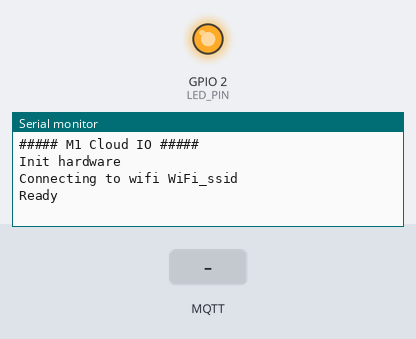
Recording of a sketch running on a simulated ESP8266 (Wemos D1 mini). Shown: output pins drawn as LEDs (lit = HIGH), the last lines printed to the serial monitor. The test bench sets the inputs (shaded band). WiFi joins after 1.5 s; servers stay silent unless stated; no MQTT or app messages arrive unless stated.

Above: at 3.2 s.
3.3 s: MQTT message "1" arrives on the first subscribed topic
At 6.0 s:
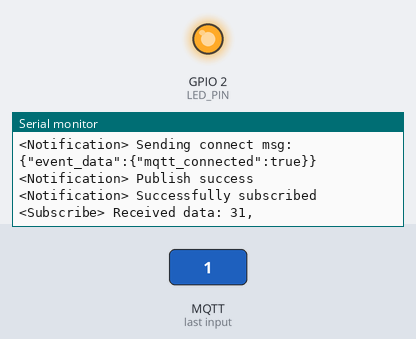
6.3 s: MQTT message "on" arrives on the first subscribed topic
At 7.5 s:
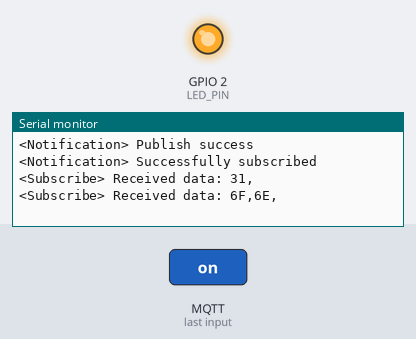
7.8 s: MQTT message "off" arrives on the first subscribed topic
At 9.0 s:
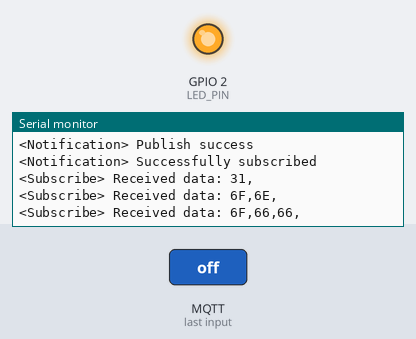

The sketch:

omron_esp8266_m1_cloud.ino
```cpp
#include <PubSubClient.h>
#include <ESP8266WiFi.h>
#include <WiFiClientSecure.h>
#include <SoftwareSerial.h>
#include <ArduinoJson.h>

// Timer to keep track of heartbeat
static unsigned long heartbeat_timer = 0;
static bool wifiConnected = false;
static bool mqttConnected = false;
static unsigned long lastReconnectAttempt = 0;
static unsigned long lastReconnectError = 0;

// Variables for omron
static bool omron_response = false;
static unsigned long omron_start_time = 0;
static unsigned long send_command_start_time = 0;
static unsigned long omron_response_length = 0;
const int command_length = 7;
byte command[command_length] = {0xFE, 0x4, 0x3, 0x0, 0x34, 0x1, 0x0};

// Pin Definition
// Wemos LED
const int LED_PIN = 2;

// RX (D2) | TX (D1)
SoftwareSerial ESPserial(4, 5);

// Use for secure TLS MQTT
WiFiClientSecure wifiClient;

// WiFi Credentials
char wifi_ssid[50]="WiFi_ssid";
char wifi_password[50]="WiFi_password";

// MQTT Connection info
char server[30] = "mqtt.mediumone.com";
int port = 61620;

char project_mqtt[20] = "Project_MQTT_ID";
char api_key[50] = "API_key";
char username[50] = "User_MQTT_ID";
char password[50]="User_password";

char pub_topic[100]="";
char sub_topic[100]="";
char mqtt_username[100]="";
char mqtt_password[150]="";

// Setup function
void setup() {
  Serial.begin(9600);
  ESPserial.begin(9600);

  while(!Serial){}

  delay(2000);
  Serial.println("");
  Serial.println("##### M1 Cloud IO #####");
  Serial.println("Init hardware");
  pinMode(LED_PIN, OUTPUT);
  digitalWrite(LED_PIN, HIGH);

  // Connect to the WiFi.
  wifiConnect();

  // Setup
  setMQTTPassword();
  setMQTTUsername();
  setPubTopic();
  setSubTopic();

  Serial.println("Ready");
}

// Connect WiFi function
void wifiConnect() {
  wifiConnected = false;
  digitalWrite(LED_PIN, HIGH);
  Serial.print("Connecting to wifi ");
  Serial.println(wifi_ssid);
  WiFi.begin(wifi_ssid, wifi_password);
}

// Setup MQTTUsername
char * setMQTTUsername() {
  memset(mqtt_username, 0, sizeof(mqtt_username));
  strcat(mqtt_username,(char*) project_mqtt);
  strcat(mqtt_username,"/");
  strcat(mqtt_username,(char*) username);
  return mqtt_username;
}

// Setup MQTTPassword
char * setMQTTPassword() {
  memset(mqtt_password, 0, sizeof(mqtt_password));
  strcat(mqtt_password,(char*) api_key);
  strcat(mqtt_password,"/");
  strcat(mqtt_password,(char*) password);
  return mqtt_password;
}

// Setup PubTopic
char * setPubTopic() {
  memset(pub_topic, 0, sizeof(pub_topic));
  strcat(pub_topic,"0/");
  strcat(pub_topic,(char*) project_mqtt);
  strcat(pub_topic,"/");
  strcat(pub_topic,(char*) username);
  strcat(pub_topic,"/esp8266/");
  return pub_topic;
}

// Setup SubTopic
char * setSubTopic() {
  memset(sub_topic, 0, sizeof(sub_topic));
  strcat(sub_topic,"1/");
  strcat(sub_topic,(char*) project_mqtt);
  strcat(sub_topic,"/");
  strcat(sub_topic,(char*) username);
  strcat(sub_topic,"/esp8266/event");
  return sub_topic;
}

PubSubClient client(server, port, callback, wifiClient);

// Connect to MQTT function
boolean connectMQTT()
{
  client.disconnect();
  String ipaddress = WiFi.localIP().toString();
  char lan_ip[15]="";
  for(unsigned int i=0;i<15;i++)
    lan_ip[i]=ipaddress[i];

  String mac_address_s = WiFi.macAddress();

  char mac_address_c[18];
  for(int i=0;i<18;i++)
    mac_address_c[i] = mac_address_s[i];

  String ssid_s = WiFi.SSID();
  char ssid[20]="";
  for(unsigned int i=0;i<20;i++) {
    if (i < ssid_s.length()) {
      ssid[i]=ssid_s[i];
    }
  }

  if (client.connect((char*) mqtt_username,(char*) mqtt_username,(char*) mqtt_password)) {
    Serial.println("<Notification> Connected to MQTT broker");
    mqttConnected = true;

    char total_payload[300] = "{\"event_data\":{\"mqtt_connected\":true}}";
    Serial.print("<Notification> Sending connect msg: ");
    Serial.println(total_payload);

    if (client.publish((char*) pub_topic, total_payload)) {
      Serial.println("<Notification> Publish success ");
    } else {
      Serial.println("<Error> Publish failed: ");
      Serial.println(String(client.state()));
    }
    if (client.subscribe((char *)sub_topic,1)){
      Serial.println("<Notification> Successfully subscribed");
    }
  }
  else {
    Serial.println("<Error> MQTT connect failed");
    mqttConnected = false;
    long now = millis();
    lastReconnectError = now;
  }
  return client.connected();
}

// Send subscribed data to device
void callback(char* topic, byte* payload, unsigned int length)
{
  // handle message arrived
  Serial.print("<Subscribe> Received data: ");
  unsigned int i=0;
  char message_buff[100];
  for(i=0; i<length; i++) {
    message_buff[i] = payload[i];
    // transmit out UART
    ESPserial.write(payload[i]);
    Serial.print(payload[i],HEX);
    Serial.print(',');
  }
  Serial.println("");
}

// Loop function
void loop() {
  if (WiFi.status() == WL_CONNECTED) {
    if (!client.connected()) {
      unsigned int long now = millis();
      // try to reconnect after 5 seconds if there was an error
      if (now - lastReconnectError > 5000) {
        // try to reconnect after 1 second
        if (now - lastReconnectAttempt > 1000) {
          lastReconnectAttempt = now;
          // Attempt to reconnect
          if (connectMQTT()) {
            // reset timer to 0 milliseconds after successful reconnect
            lastReconnectAttempt = 0;
          }
        }
      }
    } else {
      // Client connected
      client.loop();
    }
  } else {
    //Serial.println("<Error> WIFI Status not connected ");
  }
  uart_loop_to_mqtt();
  heartbeat_loop();
  uart_send_command_loop();
}

// Heart loop function for every 15 minute heartbeat
void heartbeat_loop() {
  // 10000 = 10 sec
  // 60000 = 1 min
  // 600000 = 10 min
  // 900000 = 15 min
  if ((millis()- heartbeat_timer) > 900000) {
    Serial.print("<INFO> millis: ");
    Serial.print(millis());
    Serial.print("     heartbeat_timer:");
    Serial.println(heartbeat_timer);
    heartbeat_timer = millis();

    String payload = "{\"event_data\":{\"millis\":";
    payload += millis();
    payload += ",\"heartbeat\":true}}";

    if (client.loop()){
      Serial.print("<Notification> Sending heartbeat: ");
      Serial.println(payload);

      if (client.publish((char *) pub_topic, (char*) payload.c_str()) ) {
        Serial.println("<Notification> Publish ok");
      }
      else {
        Serial.print("<Error> Failed to publish heartbeat: ");
        Serial.println(String(client.state()));
      }
    }
  }
}

void uart_send_command_loop() {
  if (client.loop()) {
    unsigned long now = millis();
    unsigned int i=0;
    if (now - send_command_start_time > 30000) {
      for(i=0; i<command_length; i++) {
        // transmit out UART
        ESPserial.write(command[i]);
        //Serial.print(command[i],HEX);
        //Serial.print(',');
      }
      send_command_start_time = now;
    }
  }
}

void uart_loop_to_mqtt()
{
    static int buffer[100];
    readline(ESPserial.read(), buffer, 100);

    if (omron_response) {
      unsigned long now = millis();
      // make sure at least 2 seconds since start of message
      if (now - omron_start_time > 2000) {
        // transmit buffer (assuming 2 sec is enough)
        generate_json_event(buffer);
      }
    }
}

void readline(int readch, int *buffer, int len)
{
  static int pos = 0;

  if (readch >= 0) {
    if(readch == 0xFE) {
        pos = 0;
        omron_response_length = 0;
        omron_response = true;
        omron_start_time = millis();
    }

    if (pos < len-1) {
          buffer[pos++] = readch;
          buffer[pos] = 0;
          omron_response_length = pos;
    }
  }
}

void generate_json_event(int* buffer) {
    char total_payload[300] = "{\"event_data\":{\"omron_response\":\[";
    bool first_entry = true;

    for(unsigned int i=0; i<omron_response_length; i++) {
      if (!first_entry) {
        strcat(total_payload, ",");
      }
      first_entry = false;
      char val[10];
      itoa(buffer[i], val, 10);
      strcat(total_payload, val);
    }
    strcat(total_payload, "]}}");
    Serial.println("");
    Serial.print("<Notification> Generated JSON event: ");
    Serial.println(total_payload);

    // send to cloud
    send_msg(total_payload);

    // reset response flag
    omron_response = false;
}

void send_msg(char *buffer)
{
  if (!client.loop()) {
    connectMQTT();
  }

  if (client.loop()){
    Serial.print("<UART> Sending payload to cloud: ");
    Serial.println(buffer);
    if (client.publish((char *)pub_topic, (char*) buffer)) {
      Serial.println("<UART> Publish ok");
    }
    else {
      Serial.println("<Error> Publish failed");
    }
  }
}
```

Measured:
- after the input at 3.3 s, the serial monitor: prints a new line after 1.9 s (image 1)
- after the input at 6.3 s, the serial monitor: prints a new line at once (image 2)
- after the input at 7.8 s, the serial monitor: prints a new line at once (image 3)
